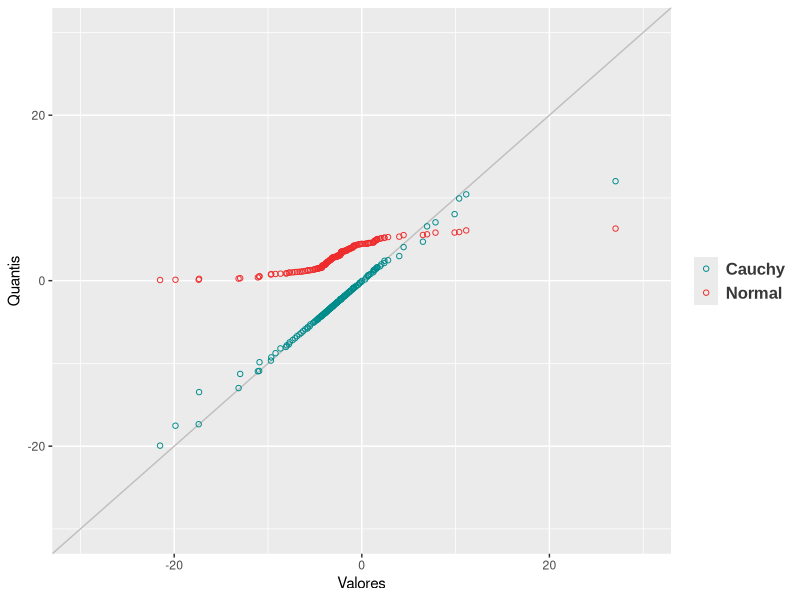
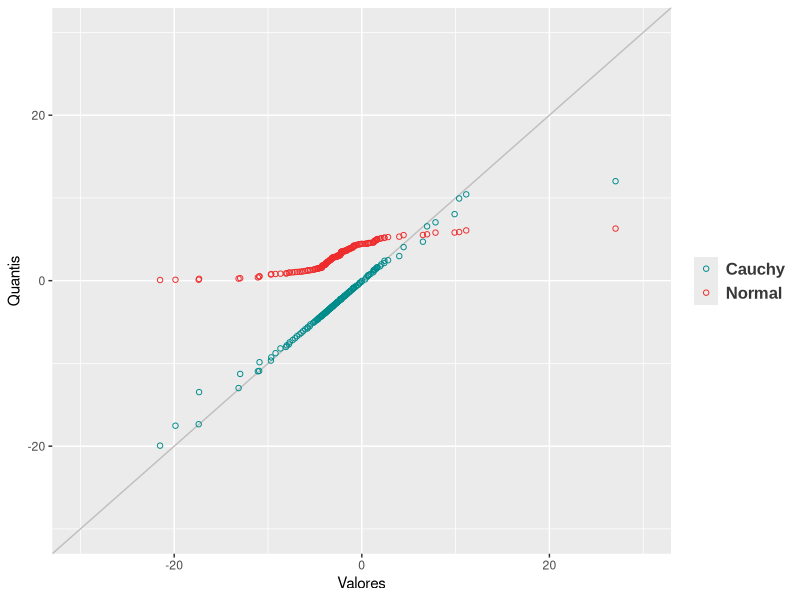

Write R code to recreate these figures, in order.
library(ggplot2)

set.seed(1627)

x <- rcauchy(178, location=-2.8, scale=1.6)
y <- rnorm(178, mean=3, sd=sqrt(2.8))
cauchy <- sort(x)
norm <- sort(y)

quantis_cauchy <- quantile(x, probs=seq(1/179, 178/179, by=1/179))
quantis_norm <- quantile(y, probs=seq(1/179, 178/179, by=1/179))

df <- data.frame(qc=quantis_cauchy, qn=quantis_norm, val=cauchy)

ggplot(df, aes(x=val)) +
    geom_abline(intercept=0, slope=1, color='gray75') +
    geom_point(aes(y=qc, colour='cyan4'), shape=1) +
    geom_point(aes(y=qn, colour='firebrick2'), shape=1) +
    xlim(-30, 30) +
    ylim(-30, 30) +
    labs(y="Quantis", x="Valores") +
    scale_color_manual(labels=c("Cauchy", "Normal"), values=c("cyan4", "firebrick2")) +
    theme(legend.text=element_text(family="Arial", color="grey22", size=12,face="bold"),
        legend.title=element_blank())

ggsave("graph.png")
